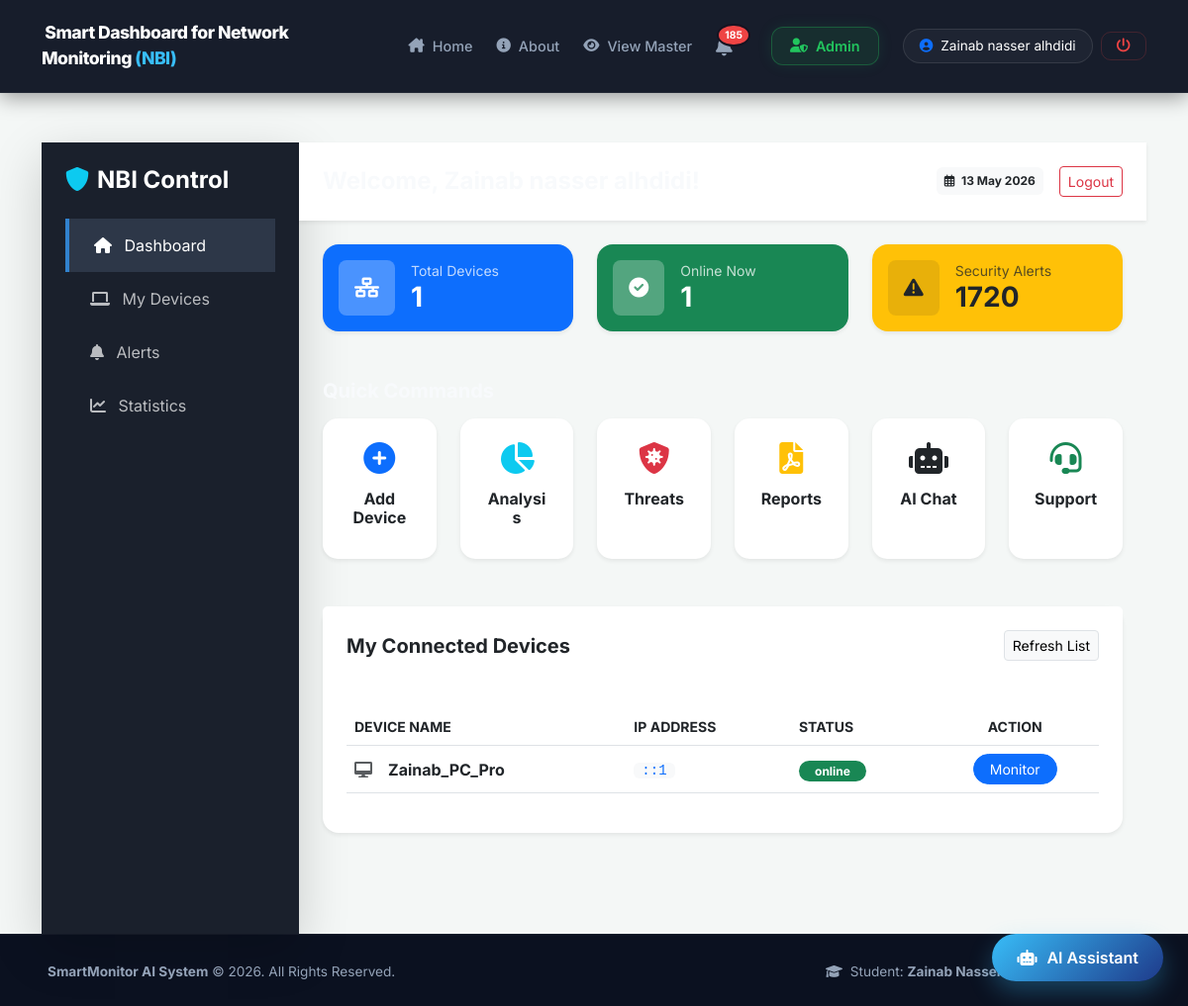
/dashboard.php (signed in), run on the app's committed database.
### tables this page shows
CREATE TABLE `devices` (
  `id` int(11) NOT NULL,
  `device_name` varchar(100) NOT NULL,
  `device_ip` varchar(45) NOT NULL,
  `api_key` varchar(64) NOT NULL,
  `created_at` timestamp NOT NULL DEFAULT current_timestamp(),
  `status` enum('online','offline') DEFAULT 'offline',
  `user_id` int(11) DEFAULT 1,
  `last_seen` timestamp NULL DEFAULT NULL,
  `ip_address` varchar(45) DEFAULT NULL
);

### dashboard.php (the view, shortened to what this page needs)
<?php
include 'config/db.php';
$user_id = $_SESSION['user_id'];
$devices_count = $pdo->prepare("SELECT COUNT(*) FROM devices WHERE user_id = ?");
$devices_count->execute([$user_id]);
$total_devices = $devices_count->fetchColumn();
$online_count = $pdo->prepare("SELECT COUNT(*) FROM devices WHERE user_id = ? AND status = 'online'");
$online_count->execute([$user_id]);
$total_online = $online_count->fetchColumn();
$alerts_count = $pdo->prepare("SELECT COUNT(*) FROM nbi_alerts a JOIN devices d ON a.device_id = d.id WHERE d.user_id = ?");
$alerts_count->execute([$user_id]);
$total_alerts = $alerts_count->fetchColumn();
include 'includes/header.php';
?>
<div class="wrapper">
    <nav class="sidebar-custom shadow-lg">
        <div class="p-4">
            <h4 class="text-white fw-bold mb-4"><i class="fas fa-shield-alt text-info me-2"></i>NBI Control</h4>
            <div class="mt-4">
                <a href="dashboard.php" class="nav-link-custom active"><i class="fas fa-home me-2"></i> Dashboard</a>
                <a href="manage_devices.php" class="nav-link-custom"><i class="fas fa-laptop me-2"></i> My Devices</a>
                <a href="alerts.php" class="nav-link-custom"><i class="fas fa-bell me-2"></i> Alerts</a>
                <a href="view_metrics.php" class="nav-link-custom"><i class="fas fa-chart-line me-2"></i> Statistics</a>
            </div>
        </div>
    </nav>
    <div class="main-content">
        <div class="bg-white p-4 shadow-sm d-flex justify-content-between align-items-center mb-4">
            <h4 class="fw-bold mb-0">Welcome, <?php echo $username; ?>!</h4>
            <div class="d-flex align-items-center">
                <span class="badge bg-light text-dark me-3 p-2"><i class="far fa-calendar-alt me-1"></i> <?php echo date('d M Y'); ?></span>
                <a href="logout.php" class="btn btn-sm btn-outline-danger">Logout</a>
            </div>
        </div>
        <div class="container-fluid px-4">
            <div class="row g-4 mb-4">
                <div class="col-md-4">
                    <div class="card border-0 shadow-sm p-3 rounded-4 bg-primary text-white">
                        <div class="d-flex align-items-center">
                            <div class="bg-white bg-opacity-25 p-3 rounded-3 me-3"><i class="fas fa-network-wired fa-lg"></i></div>
                            <div><p class="mb-0 small opacity-75">Total Devices</p><h3 class="fw-bold mb-0"><?php echo $total_devices; ?></h3></div>
                        </div>
                    </div>
                </div>
                <div class="col-md-4">
                    <div class="card border-0 shadow-sm p-3 rounded-4 bg-success text-white">
                        <div class="d-flex align-items-center">
                            <div class="bg-white bg-opacity-25 p-3 rounded-3 me-3"><i class="fas fa-check-circle fa-lg"></i></div>
                            <div><p class="mb-0 small opacity-75">Online Now</p><h3 class="fw-bold mb-0"><?php echo $total_online; ?></h3></div>
                        </div>
                    </div>
                </div>
                <div class="col-md-4">
                    <div class="card border-0 shadow-sm p-3 rounded-4 bg-warning text-dark">
                        <div class="d-flex align-items-center">
                            <div class="bg-dark bg-opacity-10 p-3 rounded-3 me-3"><i class="fas fa-exclamation-triangle fa-lg"></i></div>
                            <div><p class="mb-0 small opacity-75">Security Alerts</p><h3 class="fw-bold mb-0"><?php echo $total_alerts; ?></h3></div>
                        </div>
                    </div>
                </div>
            </div>
            <h5 class="fw-bold mb-3 mt-5">Quick Commands</h5>
            <div class="row g-4 mb-5">
                <div class="col-md-2">
                    <a href="manage_devices.php" class="card action-card shadow-sm p-4 text-center h-100">
                        <i class="fas fa-plus-circle text-primary fa-2x mb-3"></i>
                        <h6 class="fw-bold text-dark">Add Device</h6>
                    </a>
                </div>
                <div class="col-md-2">
                    <a href="view_metrics.php" class="card action-card shadow-sm p-4 text-center h-100">
                        <i class="fas fa-chart-pie text-info fa-2x mb-3"></i>
                        <h6 class="fw-bold text-dark">Analysis</h6>
                    </a>
                </div>
                <div class="col-md-2">
                    <a href="alerts.php" class="card action-card shadow-sm p-4 text-center h-100">
                        <i class="fas fa-shield-virus text-danger fa-2x mb-3"></i>
                        <h6 class="fw-bold text-dark">Threats</h6>
                    </a>
                </div>
                <div class="col-md-2">
                    <a href="reports.php" class="card action-card shadow-sm p-4 text-center h-100">
                        <i class="fas fa-file-pdf text-warning fa-2x mb-3"></i>
                        <h6 class="fw-bold text-dark">Reports</h6>
                    </a>
                </div>
                <div class="col-md-2">
                    <a href="chatbot.php" class="card action-card shadow-sm p-4 text-center h-100">
                        <i class="fas fa-robot text-purple fa-2x mb-3"></i>
                        <h6 class="fw-bold text-dark">AI Chat</h6>
                    </a>
                </div>
                <div class="col-md-2">
                    <a href="contact.php" class="card action-card shadow-sm p-4 text-center h-100">
                        <i class="fas fa-headset text-success fa-2x mb-3"></i>
                        <h6 class="fw-bold text-dark">Support</h6>
                    </a>
                </div>
            </div>
            <div class="card border-0 shadow-sm rounded-4 mb-5">
                <div class="card-header bg-white border-0 p-4 d-flex justify-content-between align-items-center">
                    <h5 class="fw-bold mb-0">My Connected Devices</h5>
                    <button class="btn btn-sm btn-light border">Refresh List</button>
                </div>
                <div class="table-responsive p-4">
                    <table class="table table-hover align-middle">
                        <thead class="bg-light">
                            <tr class="text-secondary small">
                                <th>DEVICE NAME</th>
                                <th>IP ADDRESS</th>
                                <th>STATUS</th>
                                <th class="text-center">ACTION</th>
                            </tr>
                        </thead>
                        <tbody>
                            <?php
                            $stmt = $pdo->prepare("SELECT * FROM devices WHERE user_id = ?");
                            $stmt->execute([$user_id]);
                            while ($device = $stmt->fetch()) {
                                $status_badge = ($device['status'] == 'online') ? 'bg-success' : 'bg-danger';
                                $ip = !empty($device['ip_address']) ? $device['ip_address'] : '127.0.0.1';
                                echo "<tr>
                                    <td><div class='d-flex align-items-center'><i class='fas fa-desktop text-muted me-3'></i><span class='fw-bold'>{$device['device_name']}</span></div></td>
                                    <td><code class='text-primary px-2 bg-light rounded'>$ip</code></td>
                                    <td><span class='badge rounded-pill $status_badge px-3'>{$device['status']}</span></td>
                                    <td class='text-center'>
                                        <a href='view_metrics.php?id={$device['id']}' class='btn btn-sm btn-primary rounded-pill px-3'>Monitor</a>
                                    </td>
                                </tr>";
                            }
                            ?>
                        </tbody>
                    </table>
                </div>
            </div>
        </div>
    </div>
</div>
<?php include 'includes/footer.php'; ?>

### includes/header.php (style rules this page uses)
:root { --nav-bg: rgba(11, 17, 32, 0.95); --accent-blue: #38bdf8; --accent-green: #22c55e; --danger-red: #ef4444; --text-gray: #94a3b8; }
body { background-color: #0b1120; margin: 0; font-family: 'Inter', sans-serif; color: #f8fafc; }

### dashboard.php (style rules this page uses)
body, html { margin: 0; padding: 0; overflow-x: hidden; background: #f4f7f6; }
.wrapper { display: flex; width: 100%; }
.sidebar-custom { min-width: 260px; background: #1a202c; min-height: 100vh; }
.main-content { width: 100%; }
.action-card { border: none; border-radius: 15px; transition: 0.3s; text-decoration: none !important; background: white; }
.nav-link-custom { color: rgba(255,255,255,0.7); padding: 15px 25px; display: block; text-decoration: none; }
.nav-link-custom.active { background: #2d3748; color: #fff; border-left: 4px solid #3182ce; }

### data on the page
devices: device_name "Zainab_PC_Pro", ip_address "::1", status "online"

### other printed values
$unread_count "185"
$_SESSION['username'] "Zainab nasser alhdidi"
$total_devices "1"
$total_online "1"
$total_alerts "1720"
